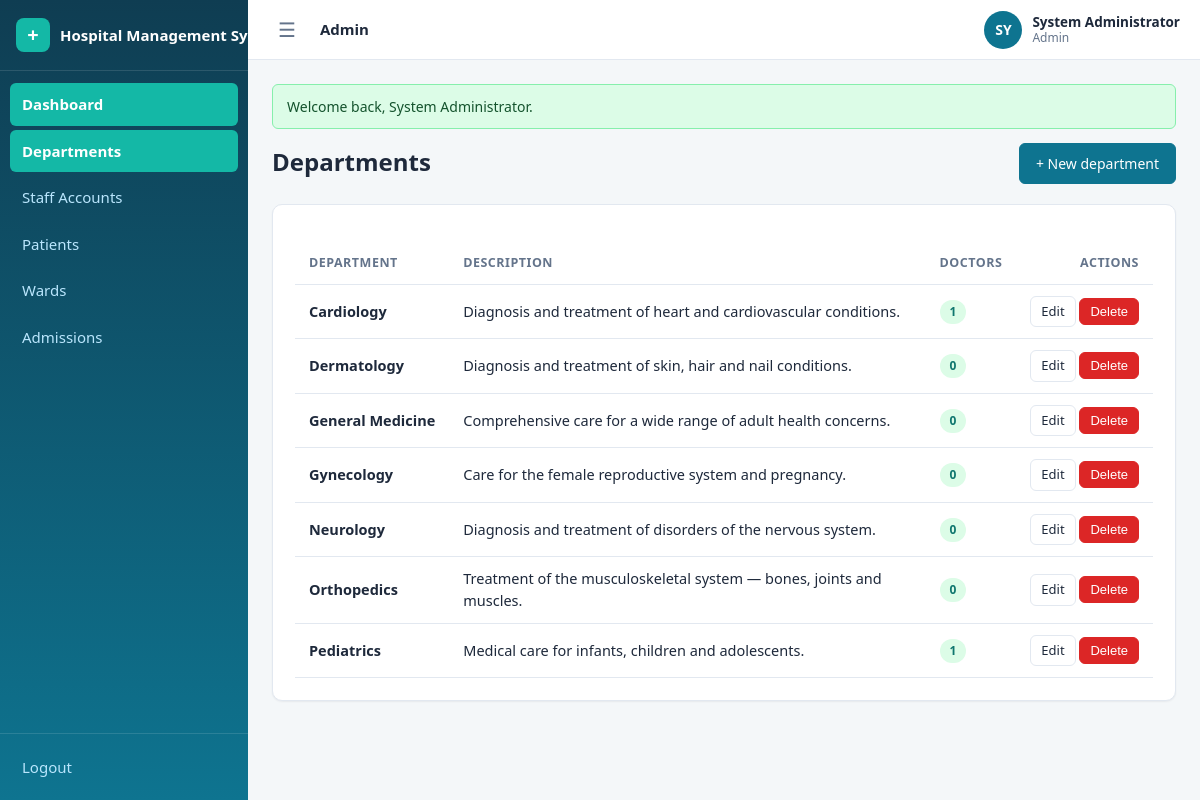
/admin/departments (signed in), run on the app's committed database.
### tables this page shows
CREATE TABLE IF NOT EXISTS departments (
    id          INT UNSIGNED AUTO_INCREMENT PRIMARY KEY,
    name        VARCHAR(100) NOT NULL,
    description TEXT DEFAULT NULL,
    created_at  TIMESTAMP NOT NULL DEFAULT CURRENT_TIMESTAMP,
    UNIQUE KEY uq_departments_name (name)
);

### config/helpers.php (called while the page is built, shortened)
<?php
function e($value): string
{
    return htmlspecialchars((string) $value, ENT_QUOTES, 'UTF-8');
}
function url(string $path = ''): string
{
    return BASE_URL . '/' . ltrim($path, '/');
}
function pull_flashes(): array
{
    $messages = $_SESSION['flash'] ?? [];
    return $messages;
}
function current_user()
{
    return $_SESSION['user'] ?? false;
}
function render_partial(string $view, array $data = []): string
{
    extract($data, EXTR_SKIP);
    require APP_ROOT . '/views/' . $view . '.php';
    return ob_get_clean();
}
function view(string $view, array $data = [], string $layout = 'app'): void
{
    $content = render_partial($view, $data);
    require APP_ROOT . '/views/layouts/' . $layout . '.php';
}

### controllers/DepartmentController.php (called while the page is built, shortened)
<?php
class DepartmentController
{
    public function index(): void
    {
        view('admin/departments/index', [
            'departments' => Department::all(),
        ]);
    }
}

### public/index.php (called while the page is built, shortened)
<?php
require_once __DIR__ . '/../config/config.php';
$method = $_SERVER['REQUEST_METHOD'];
$path   = '/' . trim($_GET['url'] ?? '', '/');
if ($path !== '/') {
    $path = rtrim($path, '/');
}
[$controllerClass, $action, $params] = dispatch($routes, $method, $path);
$controller = new $controllerClass();
call_user_func_array([$controller, $action], [$params]);
function dispatch(array $routes, string $method, string $path): array
{
    foreach ($routes[$method] ?? [] as $pattern => $handler) {
        $params = match_route($pattern, $path);
        if ($params !== null) {
            return [$handler[0], $handler[1], $params];
        }
    }
    exit;
}
function match_route(string $pattern, string $path): ?array
{
    $patternParts = explode('/', trim($pattern, '/'));
    $pathParts    = $path === '/' ? [''] : explode('/', trim($path, '/'));
    if (count($patternParts) !== count($pathParts)) {
        return null;
    }
    $params = [];
    foreach ($patternParts as $i => $segment) {
        if (strlen($segment) > 2 && $segment[0] === '{' && substr($segment, -1) === '}') {
            $key = substr($segment, 1, -1);
            $params[$key] = urldecode($pathParts[$i]);
        } elseif ($segment !== $pathParts[$i]) {
            return null;
        }
    }
    return $params;
}

### config/database.php (called while the page is built, shortened)
<?php
final class Database
{
    private static ?PDO $instance = null;
    public static function getInstance(): PDO
    {
        if (self::$instance === null) {
            $dsn = 'mysql:host=' . DB_HOST . ';port=' . DB_PORT . ';dbname=' . DB_NAME . ';charset=' . DB_CHARSET;
            try {
                self::$instance = new PDO($dsn, DB_USER, DB_PASS, [
                    PDO::ATTR_ERRMODE            => PDO::ERRMODE_EXCEPTION,
                    PDO::ATTR_DEFAULT_FETCH_MODE => PDO::FETCH_ASSOC,
                    PDO::ATTR_EMULATE_PREPARES   => false,
                ]);
            } catch (PDOException $e) {
                die('Database connection failed: ' . e($e->getMessage()));
            }
        }
        return self::$instance;
    }
}

### config/config.php (called while the page is built, shortened)
<?php
require_once APP_ROOT . '/config/database.php';
function db(): PDO
{
    return Database::getInstance();
}
require_once APP_ROOT . '/config/helpers.php';

### models/Department.php (called while the page is built, shortened)
<?php
class Department
{
    public static function all(): array
    {
        $stmt = db()->query(
            'SELECT d.*, (SELECT COUNT(*) FROM doctors x WHERE x.department_id = d.id) AS doctor_count
             FROM departments d
             ORDER BY d.name'
        );
        return $stmt->fetchAll();
    }
}

### views/admin/departments/index.php (the view, shortened to what this page needs)
<div class="row">
    <h1 class="page-title grow">Departments</h1>
    <a class="btn btn-primary" href="<?= url('/admin/departments/create') ?>">+ New department</a>
</div>
<div class="card mt">
    <?php if ($departments): ?>
        <div class="table-wrap">
            <table class="table">
                <thead>
                    <tr>
                        <th>Department</th>
                        <th>Description</th>
                        <th>Doctors</th>
                        <th class="text-right">Actions</th>
                    </tr>
                </thead>
                <tbody>
                    <?php foreach ($departments as $d): ?>
                        <tr>
                            <td><strong><?= e($d['name']) ?></strong></td>
                            <td style="white-space:normal"><?= e($d['description'] ?: '—') ?></td>
                            <td><span class="badge badge-approved"><?= (int) $d['doctor_count'] ?></span></td>
                            <td class="text-right">
                                <a class="btn btn-sm" href="<?= url('/admin/departments/' . (int) $d['id'] . '/edit') ?>">Edit</a>
                                <form method="post" action="<?= url('/admin/departments/' . (int) $d['id'] . '/delete') ?>" data-confirm="Delete department '<?= e($d['name']) ?>'?" style="display:inline">
                                    <button class="btn btn-sm btn-danger" type="submit">Delete</button>
                                </form>
                            </td>
                        </tr>
                    <?php endforeach; ?>
                </tbody>
            </table>
        </div>
    <?php else: ?>
        <p class="empty-state">No departments yet. Create the first one.</p>
    <?php endif; ?>
</div>

### views/layouts/app.php (shortened to what this page needs)
<?php
$user    = current_user();
$role    = (string) ($_SESSION['role'] ?? $user['role']);
$current = '/' . trim($_GET['url'] ?? '', '/');
$isRoot  = ($_GET['url'] ?? '') === '' || trim($_GET['url'] ?? '', '/') === 'index.php';
$current = $isRoot ? '/' . $role : $current;
$nav = [];
switch ($role) {
    case 'admin':
        $nav = [
            'Dashboard'    => '/admin',
            'Departments'  => '/admin/departments',
            'Staff Accounts' => '/admin/staff',
            'Patients'     => '/admin/patients',
            'Wards'        => '/admin/wards',
            'Admissions'   => '/admin/admissions',
        ];
        break;
}
function nav_active(string $page, string $current): string
{
    if ($page !== '/' && strpos($current . '/', $page . '/') === 0) return ' active';
    return '';
}
$roleLabel = ucfirst($role);
$initials  = strtoupper(substr(preg_replace('/[^A-Za-z ]/', '', $user['name'] ?? 'U'), 0, 2));
?><!DOCTYPE html>
<html lang="en">
<head>
    <link rel="stylesheet" href="<?= url('assets/css/style.css') ?>">
</head>
<body id="app" class="app">
    <aside class="sidebar" id="sidebar">
        <div class="sidebar-brand">
            <span class="brand-mark">+</span>
            <span class="brand-text"><?= e(APP_NAME) ?></span>
        </div>
        <nav class="sidebar-nav">
            <?php foreach ($nav as $label => $href): ?>
                <a class="nav-link<?= nav_active($href, $current) ?>" href="<?= url($href) ?>"><?= e($label) ?></a>
            <?php endforeach; ?>
        </nav>
        <div class="sidebar-footer">
            <a class="nav-link" href="<?= url('/logout') ?>">Logout</a>
        </div>
    </aside>
    <div class="main">
        <header class="topbar">
            <button class="icon-btn" id="sidebarToggle" aria-label="Toggle navigation">&#9776;</button>
            <div class="topbar-title"><?= e($roleLabel) ?></div>
            <div class="topbar-user">
                <span class="avatar" title="<?= e($user['name']) ?>"><?= e($initials) ?></span>
                <span class="user-meta">
                    <span class="user-name"><?= e($user['name']) ?></span>
                    <span class="user-role"><?= e($roleLabel) ?></span>
                </span>
            </div>
        </header>
        <main class="content">
            <?php foreach (pull_flashes() as $flash): ?>
                <div class="alert alert-<?= e($flash['type']) ?>"><?= e($flash['message']) ?></div>
            <?php endforeach; ?>
            <?= $content ?>
        </main>
    </div>
</body>
</html>

### data on the page
departments: name "Cardiology", description "Diagnosis and treatment of heart and cardiovascular conditions.", doctor_count "1"
departments: name "Dermatology", description "Diagnosis and treatment of skin, hair and nail conditions.", doctor_count "0"
departments: name "General Medicine", description "Comprehensive care for a wide range of adult health concerns.", doctor_count "0"
departments: name "Gynecology", description "Care for the female reproductive system and pregnancy.", doctor_count "0"
departments: name "Neurology", description "Diagnosis and treatment of disorders of the nervous system.", doctor_count "0"
departments: name "Orthopedics", description "Treatment of the musculoskeletal system — bones, joints and muscles.", doctor_count "0"
departments: name "Pediatrics", description "Medical care for infants, children and adolescents.", doctor_count "1"

### other printed values
APP_NAME "Hospital Management…"
$label "Dashboard"
$label "Departments"
$label "Staff Accounts"
$label "Patients"
$label "Wards"
$label "Admissions"
$roleLabel "Admin"
$initials "SY"
$user['name'] "System Administrator"
$flash['message'] "Welcome back, System Administrator."
